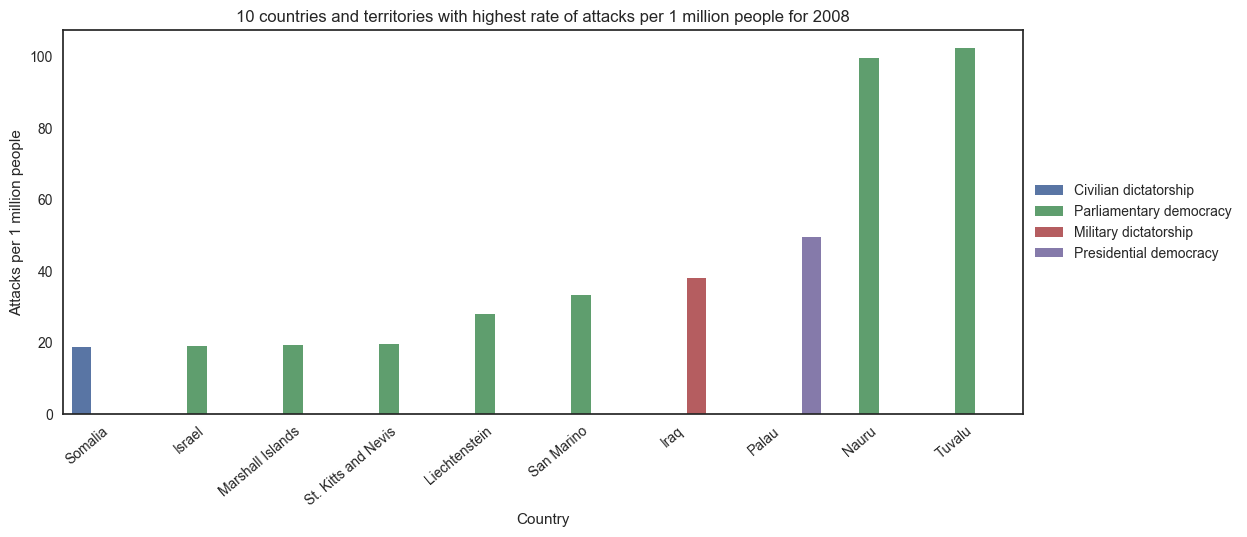

Python code for this plot:
import statsmodels.api as sm
import pandas as pd
import numpy as np
from sklearn import preprocessing
import matplotlib.pyplot as plt
plt.rc("font", size=14)
from sklearn.linear_model import LogisticRegression
from sklearn.cross_validation import train_test_split
import seaborn as sns
import csv
from shapely.geometry import Point
import collections

df = pd.read_csv('CheibubStart.csv')
gap =pd.read_csv('gap.csv')
lastyear = df[df['year'] == 2008]
df1 = lastyear[['Country','regimetxt']]
df2=df1.drop_duplicates(keep='first')

countrycount=collections.Counter(lastyear["Country"])
countryCount = pd.DataFrame.from_dict(countrycount, orient='index').reset_index()
countryCount =countryCount.rename(index=str, columns={"index": "Country", 0: "count"})

gap2008 = gap[gap['year'] == 2008]
countedCount=pd.merge(gap2008, countryCount, how='outer').dropna(subset=['Population'])
countedCount=pd.merge(countedCount, df2)
countedCount['rate'] = np.where(countedCount['count'] < 1, countedCount['Population'], countedCount['count']/(countedCount['Population']/1000000))
countedCount=countedCount.fillna(0)
top10for2008=countedCount.sort_values('rate').tail(10)

sns.set(style="white")
ax = sns.barplot(x="Country", y="rate", hue='regimetxt', data=top10for2008)
ax.set_xticklabels(ax.get_xticklabels(), rotation=40, ha="right")
ax.set(xlabel='Country', ylabel='Attacks per 1 million people', title = "10 countries and territories with highest rate of attacks per 1 million people for 2008")
ax.set_position([0.2,0.2,1.5,0.8])
leg = ax.legend(loc = 'center left', bbox_to_anchor = (1.0, 0.5))
plt.savefig('figure7.png', bbox_inches='tight')
